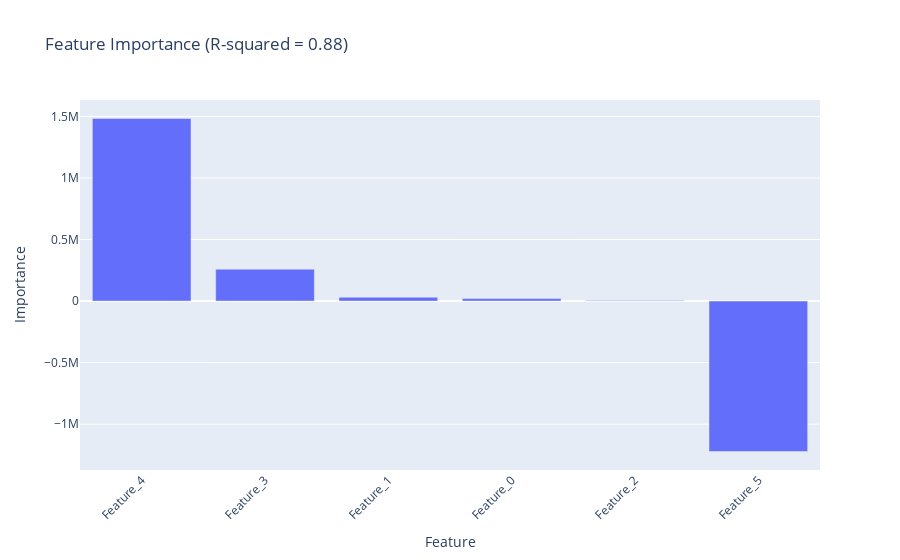

Write notebook code for a chart like this one.
### Code cell
import plotly.graph_objs as go
import pandas as pd
from sklearn.linear_model import LinearRegression

# Create a linear regression model
reg = LinearRegression()

# Fit the model to the training data
reg.fit(X_train, y_train)

# Make predictions on the test set
y_pred = reg.predict(X_test)

# Calculate the R-squared score
r2 = reg.score(X_test, y_test)

# Ensure correct number of column names
expected_columns = ['Item Type', 'Sales Channel', 'Order Priority', 'Units Sold', 
                    'Unit Price', 'Unit Cost', 'Total Revenue', 'Total Cost', 
                    'Order Month', 'Order Year']

# Match column names dynamically
if X_train.shape[1] == len(expected_columns):
    X_train_df = pd.DataFrame(X_train, columns=expected_columns)
else:
    column_names = [f"Feature_{i}" for i in range(X_train.shape[1])]
    X_train_df = pd.DataFrame(X_train, columns=column_names)

# Extract coefficients
coef = reg.coef_

# Create a DataFrame with feature importance
feature_importances = pd.DataFrame({'Feature': X_train_df.columns, 'Importance': coef})

# Sort by importance
feature_importances = feature_importances.sort_values('Importance', ascending=False)

# Create a bar chart of feature importance using Plotly
fig = go.Figure()
fig.add_trace(go.Bar(x=feature_importances['Feature'], y=feature_importances['Importance']))
fig.update_layout(title='Feature Importance (R-squared = {:.2f})'.format(r2),
                  xaxis_title='Feature',
                  yaxis_title='Importance',
                  xaxis_tickangle=-45)
fig.show()

### Figure 1 — Plotly figure (JSON) as saved in the notebook; plotly's stock layout.template omitted (floating-point values rounded to 4 significant figures)
{"data": [{"type": "bar", "x": ["Feature_4", "Feature_3", "Feature_1", "Feature_0", "Feature_2", "Feature_5"], "y": [1483000.0, 259200.0, 30780.0, 19850.0, 3785.0, -1222000.0]}], "layout": {"title": {"text": "Feature Importance (R-squared = 0.88)"}, "xaxis": {"tickangle": -45, "title": {"text": "Feature"}}, "yaxis": {"title": {"text": "Importance"}}}}
